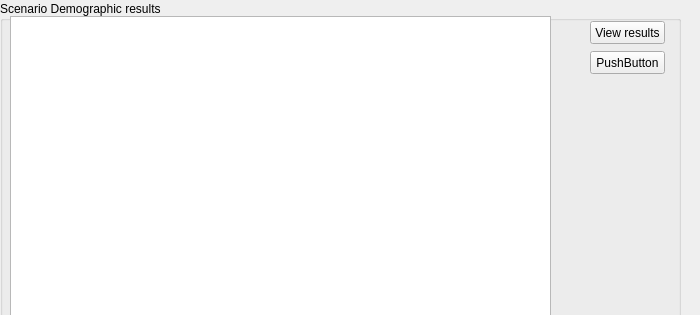
      <widget class="QWidget" name="page_4">
       <property name="geometry">
        <rect>
         <x>0</x>
         <y>0</y>
         <width>700</width>
         <height>315</height>
        </rect>
       </property>
       <attribute name="label">
        <string>Step 3 - Review scenario run</string>
       </attribute>
       <widget class="QGroupBox" name="groupBox_33">
        <property name="geometry">
         <rect>
          <x>0</x>
          <y>1</y>
          <width>681</width>
          <height>352</height>
         </rect>
        </property>
        <property name="sizePolicy">
         <sizepolicy hsizetype="Preferred" vsizetype="Fixed">
          <horstretch>0</horstretch>
          <verstretch>0</verstretch>
         </sizepolicy>
        </property>
        <property name="minimumSize">
         <size>
          <width>0</width>
          <height>352</height>
         </size>
        </property>
        <property name="title">
         <string>Scenario Demographic results</string>
        </property>
        <widget class="QPushButton" name="pushButton_2">
         <property name="geometry">
          <rect>
           <x>590</x>
           <y>20</y>
           <width>75</width>
           <height>23</height>
          </rect>
         </property>
         <property name="text">
          <string>View results</string>
         </property>
        </widget>
        <widget class="QPushButton" name="pushButton_3">
         <property name="geometry">
          <rect>
           <x>590</x>
           <y>50</y>
           <width>75</width>
           <height>23</height>
          </rect>
         </property>
         <property name="text">
          <string>PushButton</string>
         </property>
        </widget>
        <widget class="QTextBrowser" name="textBrowser_4">
         <property name="geometry">
          <rect>
           <x>10</x>
           <y>15</y>
           <width>541</width>
           <height>331</height>
          </rect>
         </property>
         <property name="html">
          <string>&lt;!DOCTYPE HTML PUBLIC &quot;-//W3C//DTD HTML 4.0//EN&quot; &quot;http://www.w3.org/TR/REC-html40/strict.dtd&quot;&gt;
&lt;html&gt;&lt;head&gt;&lt;meta name=&quot;qrichtext&quot; content=&quot;1&quot; /&gt;&lt;style type=&quot;text/css&quot;&gt;
p, li { white-space: pre-wrap; }
&lt;/style&gt;&lt;/head&gt;&lt;body style=&quot; font-family:'MS Shell Dlg 2'; font-size:8.25pt; font-weight:400; font-style:normal;&quot;&gt;
&lt;p style=&quot;-qt-paragraph-type:empty; margin-top:0px; margin-bottom:0px; margin-left:0px; margin-right:0px; -qt-block-indent:0; text-indent:0px; font-size:8pt;&quot;&gt;&lt;br /&gt;&lt;/p&gt;&lt;/body&gt;&lt;/html&gt;</string>
         </property>
        </widget>
       </widget>
      </widget>
